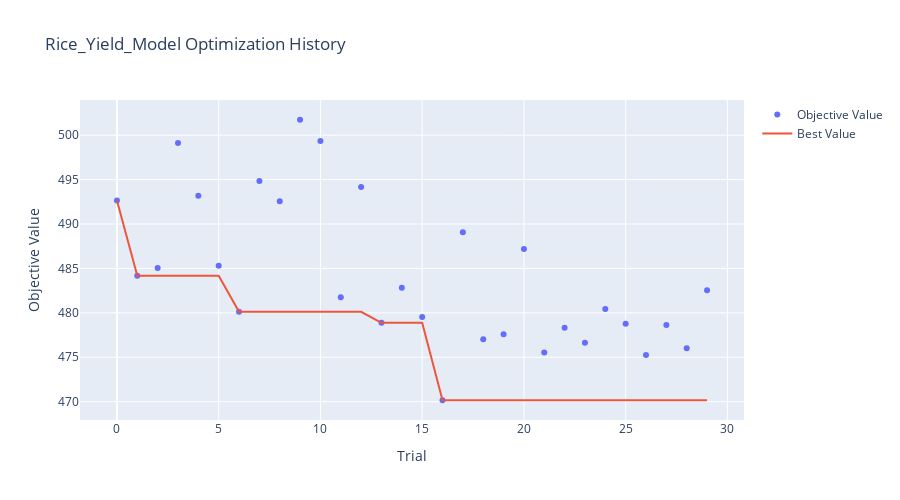
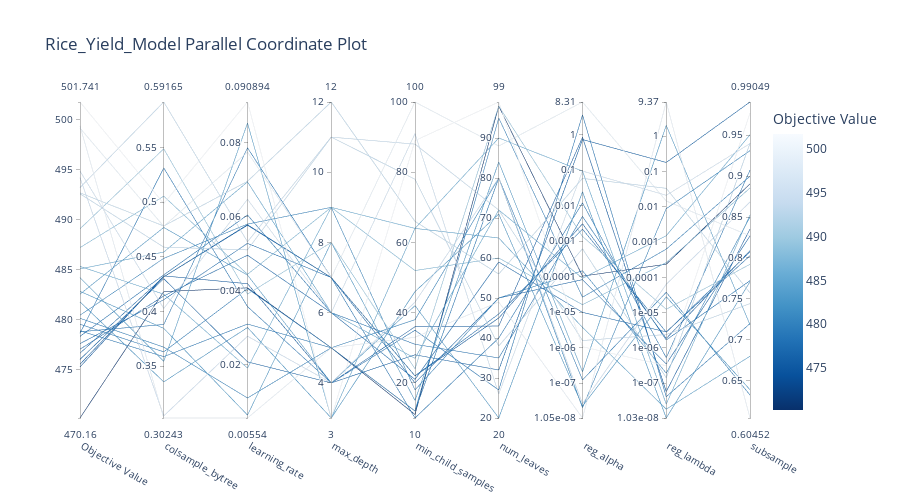
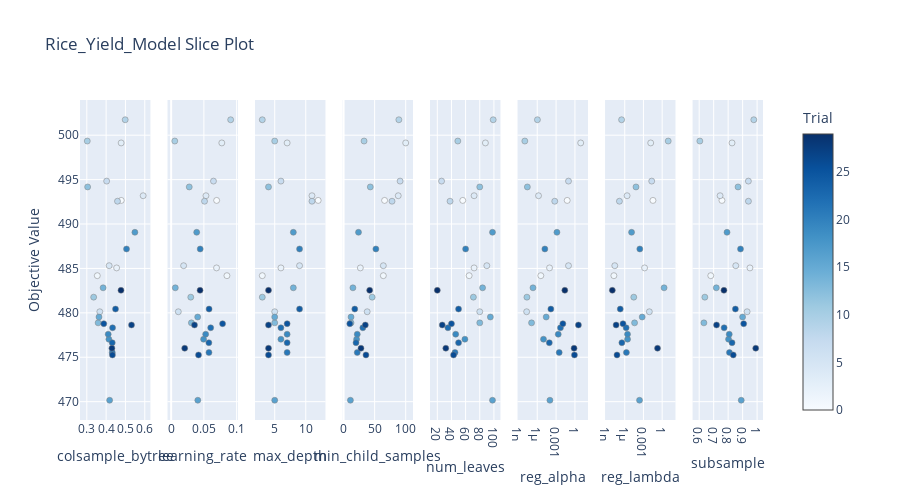
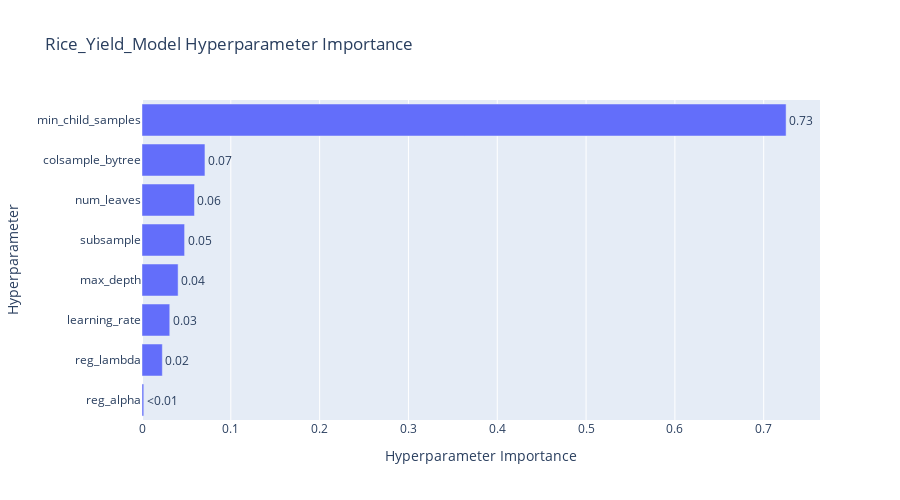

The notebook cell saved with these charts, in order:
### Markdown cell above
### 6. Optuna Visualization
Visualizing the tuning process to understand parameter importance and convergence.

### Code cell
# --- OPTUNA VISUALIZATIONS ---
name = "Rice_Yield_Model"

# 1. Optimization History
fig = plot_optimization_history(study)
fig.update_layout(title=f'{name} Optimization History', width=900, height=500)
# fig.write_image(f'optuna_{name}_history.png') # Optional save
fig.show()

# 2. Parallel Coordinate (Hyperparameter Relationships)
fig = plot_parallel_coordinate(study)
fig.update_layout(title=f'{name} Parallel Coordinate Plot', width=900, height=500)
# fig.write_image(f'optuna_{name}_parallel_coordinate.png')
fig.show()

# 3. Slice Plot (Individual Parameter impact)
fig = plot_slice(study)
fig.update_layout(title=f'{name} Slice Plot', width=900, height=500)
# fig.write_image(f'optuna_{name}_slice.png')
fig.show()

# 4. Parameter Importance
try:
    fig = plot_param_importances(study)
    fig.update_layout(title=f'{name} Hyperparameter Importance', width=900, height=500)
    # fig.write_image(f'optuna_{name}_param_importance.png')
    fig.show()
except (ValueError, RuntimeError) as e:
    print(f'Could not plot parameter importance: {e}')

### Figure 1 — Plotly figure (JSON) as saved in the notebook; plotly's stock layout.template omitted (floating-point values rounded to 4 significant figures)
{"data": [{"mode": "markers", "name": "Objective Value", "type": "scatter", "x": [0, 1, 2, 3, 4, 5, 6, 7, 8, 9, 10, 11, 12, 13, 14, 15, 16, 17, 18, 19, 20, 21, 22, 23, 24, 25, 26, 27, 28, 29], "y": [492.7, 484.2, 485.1, 499.1, 493.2, 485.3, 480.1, 494.8, 492.6, 501.7, 499.3, 481.8, 494.2, 478.9, 482.8, 479.5, 470.2, 489.1, 477.0, 477.6, 487.2, 475.5, 478.3, 476.6, 480.4, 478.8, 475.3, 478.6, 476.0, 482.5]}, {"mode": "lines", "name": "Best Value", "type": "scatter", "x": [0, 1, 2, 3, 4, 5, 6, 7, 8, 9, 10, 11, 12, 13, 14, 15, 16, 17, 18, 19, 20, 21, 22, 23, 24, 25, 26, 27, 28, 29], "y": [492.7, 484.2, 484.2, 484.2, 484.2, 484.2, 480.1, 480.1, 480.1, 480.1, 480.1, 480.1, 480.1, 478.9, 478.9, 478.9, 470.2, 470.2, 470.2, 470.2, 470.2, 470.2, 470.2, 470.2, 470.2, 470.2, 470.2, 470.2, 470.2, 470.2]}, {"marker": {"color": "#cccccc"}, "mode": "markers", "name": "Infeasible Trial", "showlegend": false, "type": "scatter", "x": [], "y": []}], "layout": {"height": 500, "title": {"text": "Rice_Yield_Model Optimization History"}, "width": 900, "xaxis": {"title": {"text": "Trial"}}, "yaxis": {"title": {"text": "Objective Value"}}}}

### Figure 2 — Plotly figure (JSON) as saved in the notebook; plotly's stock layout.template omitted (floating-point values rounded to 4 significant figures)
{"data": [{"dimensions": [{"label": "Objective Value", "range": [470.2, 501.7], "values": [492.7, 484.2, 485.1, 499.1, 493.2, 485.3, 480.1, 494.8, 492.6, 501.7, 499.3, 481.8, 494.2, 478.9, 482.8, 479.5, 470.2, 489.1, 477.0, 477.6, 487.2, 475.5, 478.3, 476.6, 480.4, 478.8, 475.3, 478.6, 476.0, 482.5]}, {"label": "colsample_bytree", "range": [0.3024, 0.5916], "values": [0.4782, 0.3543, 0.4543, 0.4779, 0.5916, 0.4157, 0.3673, 0.4027, 0.4588, 0.4987, 0.3024, 0.3355, 0.3043, 0.3586, 0.3844, 0.363, 0.4181, 0.5488, 0.4142, 0.4107, 0.5054, 0.4316, 0.4334, 0.4316, 0.4485, 0.388, 0.4325, 0.5313, 0.43, 0.4768]}, {"label": "learning_rate", "range": [0.00554, 0.09089], "values": [0.06948, 0.08519, 0.06932, 0.07736, 0.05314, 0.01902, 0.01095, 0.06462, 0.05096, 0.09089, 0.00554, 0.02998, 0.02763, 0.03092, 0.006335, 0.04049, 0.04069, 0.03901, 0.0495, 0.05272, 0.04435, 0.05774, 0.06037, 0.0576, 0.05792, 0.07853, 0.04181, 0.03562, 0.0207, 0.04414]}, {"label": "max_depth", "range": [3, 12], "values": [12, 3, 6, 7, 11, 9, 5, 6, 11, 3, 5, 3, 4, 5, 8, 5, 5, 8, 6, 7, 9, 7, 6, 7, 9, 7, 4, 4, 4, 4]}, {"label": "min_child_samples", "range": [10, 100], "values": [66, 64, 27, 100, 88, 64, 38, 91, 78, 89, 33, 46, 43, 12, 15, 12, 11, 24, 21, 22, 52, 22, 31, 20, 18, 10, 36, 35, 28, 42]}, {"label": "num_leaves", "range": [20, 99], "values": [56, 65, 72, 88, 72, 90, 80, 26, 38, 99, 49, 71, 80, 80, 84, 95, 98, 98, 59, 46, 60, 45, 35, 50, 50, 40, 43, 27, 32, 20]}, {"label": "reg_alpha", "range": [-7.979, 0.9197], "ticktext": ["1.05e-08", "1e-07", "1e-06", "1e-05", "0.0001", "0.001", "0.01", "0.1", "1", "8.31"], "tickvals": [-7.979, -7, -6, -5, -4, -3, -2, -1, 0, 0.9197], "values": [-1.231, -5.428, -4.044, 0.9197, -5.797, -1.026, -7.688, -1.025, -3.213, -5.973, -7.979, -7.646, -7.577, -6.906, -6.677, -4.577, -3.984, -2.867, -5.005, -2.66, -4.788, -2.509, -2.303, -4.082, -3.833, -1.922, -0.07422, 0.5553, -0.1372, -1.61]}, {"label": "reg_lambda", "range": [-7.989, 0.9719], "ticktext": ["1.03e-08", "1e-07", "1e-06", "1e-05", "0.0001", "0.001", "0.01", "0.1", "1", "9.37"], "tickvals": [-7.989, -7, -6, -5, -4, -3, -2, -1, 0, 0.9719], "values": [-1.475, -7.737, -2.82, -1.834, -5.622, -7.595, -2.053, -1.674, -6.849, -6.505, 0.9719, -4.55, -4.197, -4.423, 0.3094, -3.2, -3.628, -4.905, -5.547, -5.556, -3.582, -5.733, -5.776, -6.457, -6.717, -6.279, -7.24, -7.384, -0.7426, -7.989]}, {"label": "subsample", "range": [0.6045, 0.9905], "values": [0.7574, 0.68, 0.9504, 0.8269, 0.7442, 0.8527, 0.931, 0.9397, 0.9401, 0.9771, 0.6045, 0.639, 0.8684, 0.6326, 0.7184, 0.8998, 0.8905, 0.7923, 0.8028, 0.8074, 0.8855, 0.8089, 0.7722, 0.8269, 0.8501, 0.9073, 0.8353, 0.7198, 0.9905, 0.771]}], "labelangle": 30, "labelside": "bottom", "line": {"color": [492.7, 484.2, 485.1, 499.1, 493.2, 485.3, 480.1, 494.8, 492.6, 501.7, 499.3, 481.8, 494.2, 478.9, 482.8, 479.5, 470.2, 489.1, 477.0, 477.6, 487.2, 475.5, 478.3, 476.6, 480.4, 478.8, 475.3, 478.6, 476.0, 482.5], "colorbar": {"title": {"text": "Objective Value"}}, "colorscale": [[0, "rgb(247,251,255)"], [0.125, "rgb(222,235,247)"], [0.25, "rgb(198,219,239)"], [0.375, "rgb(158,202,225)"], [0.5, "rgb(107,174,214)"], [0.625, "rgb(66,146,198)"], [0.75, "rgb(33,113,181)"], [0.875, "rgb(8,81,156)"], [1, "rgb(8,48,107)"]], "reversescale": true, "showscale": true}, "type": "parcoords"}], "layout": {"height": 500, "title": {"text": "Rice_Yield_Model Parallel Coordinate Plot"}, "width": 900}}

### Figure 3 — Plotly figure (JSON) as saved in the notebook; plotly's stock layout.template omitted (floating-point values rounded to 4 significant figures)
{"data": [{"marker": {"color": [0, 1, 2, 3, 4, 5, 6, 7, 8, 9, 10, 11, 12, 13, 14, 15, 16, 17, 18, 19, 20, 21, 22, 23, 24, 25, 26, 27, 28, 29], "colorbar": {"title": {"text": "Trial"}, "x": 1, "xpad": 40}, "colorscale": [[0, "rgb(247,251,255)"], [0.125, "rgb(222,235,247)"], [0.25, "rgb(198,219,239)"], [0.375, "rgb(158,202,225)"], [0.5, "rgb(107,174,214)"], [0.625, "rgb(66,146,198)"], [0.75, "rgb(33,113,181)"], [0.875, "rgb(8,81,156)"], [1, "rgb(8,48,107)"]], "line": {"color": "Grey", "width": 0.5}, "showscale": true}, "mode": "markers", "name": "Feasible Trial", "showlegend": false, "type": "scatter", "x": [0.4782, 0.3543, 0.4543, 0.4779, 0.5916, 0.4157, 0.3673, 0.4027, 0.4588, 0.4987, 0.3024, 0.3355, 0.3043, 0.3586, 0.3844, 0.363, 0.4181, 0.5488, 0.4142, 0.4107, 0.5054, 0.4316, 0.4334, 0.4316, 0.4485, 0.388, 0.4325, 0.5313, 0.43, 0.4768], "xaxis": "x", "y": [492.7, 484.2, 485.1, 499.1, 493.2, 485.3, 480.1, 494.8, 492.6, 501.7, 499.3, 481.8, 494.2, 478.9, 482.8, 479.5, 470.2, 489.1, 477.0, 477.6, 487.2, 475.5, 478.3, 476.6, 480.4, 478.8, 475.3, 478.6, 476.0, 482.5], "yaxis": "y"}, {"marker": {"color": [0, 1, 2, 3, 4, 5, 6, 7, 8, 9, 10, 11, 12, 13, 14, 15, 16, 17, 18, 19, 20, 21, 22, 23, 24, 25, 26, 27, 28, 29], "colorbar": {"title": {"text": "Trial"}, "x": 1, "xpad": 40}, "colorscale": [[0, "rgb(247,251,255)"], [0.125, "rgb(222,235,247)"], [0.25, "rgb(198,219,239)"], [0.375, "rgb(158,202,225)"], [0.5, "rgb(107,174,214)"], [0.625, "rgb(66,146,198)"], [0.75, "rgb(33,113,181)"], [0.875, "rgb(8,81,156)"], [1, "rgb(8,48,107)"]], "line": {"color": "Grey", "width": 0.5}, "showscale": false}, "mode": "markers", "name": "Feasible Trial", "showlegend": false, "type": "scatter", "x": [0.06948, 0.08519, 0.06932, 0.07736, 0.05314, 0.01902, 0.01095, 0.06462, 0.05096, 0.09089, 0.00554, 0.02998, 0.02763, 0.03092, 0.006335, 0.04049, 0.04069, 0.03901, 0.0495, 0.05272, 0.04435, 0.05774, 0.06037, 0.0576, 0.05792, 0.07853, 0.04181, 0.03562, 0.0207, 0.04414], "xaxis": "x2", "y": [492.7, 484.2, 485.1, 499.1, 493.2, 485.3, 480.1, 494.8, 492.6, 501.7, 499.3, 481.8, 494.2, 478.9, 482.8, 479.5, 470.2, 489.1, 477.0, 477.6, 487.2, 475.5, 478.3, 476.6, 480.4, 478.8, 475.3, 478.6, 476.0, 482.5], "yaxis": "y2"}, {"marker": {"color": [0, 1, 2, 3, 4, 5, 6, 7, 8, 9, 10, 11, 12, 13, 14, 15, 16, 17, 18, 19, 20, 21, 22, 23, 24, 25, 26, 27, 28, 29], "colorbar": {"title": {"text": "Trial"}, "x": 1, "xpad": 40}, "colorscale": [[0, "rgb(247,251,255)"], [0.125, "rgb(222,235,247)"], [0.25, "rgb(198,219,239)"], [0.375, "rgb(158,202,225)"], [0.5, "rgb(107,174,214)"], [0.625, "rgb(66,146,198)"], [0.75, "rgb(33,113,181)"], [0.875, "rgb(8,81,156)"], [1, "rgb(8,48,107)"]], "line": {"color": "Grey", "width": 0.5}, "showscale": false}, "mode": "markers", "name": "Feasible Trial", "showlegend": false, "type": "scatter", "x": [12, 3, 6, 7, 11, 9, 5, 6, 11, 3, 5, 3, 4, 5, 8, 5, 5, 8, 6, 7, 9, 7, 6, 7, 9, 7, 4, 4, 4, 4], "xaxis": "x3", "y": [492.7, 484.2, 485.1, 499.1, 493.2, 485.3, 480.1, 494.8, 492.6, 501.7, 499.3, 481.8, 494.2, 478.9, 482.8, 479.5, 470.2, 489.1, 477.0, 477.6, 487.2, 475.5, 478.3, 476.6, 480.4, 478.8, 475.3, 478.6, 476.0, 482.5], "yaxis": "y3"}, {"marker": {"color": [0, 1, 2, 3, 4, 5, 6, 7, 8, 9, 10, 11, 12, 13, 14, 15, 16, 17, 18, 19, 20, 21, 22, 23, 24, 25, 26, 27, 28, 29], "colorbar": {"title": {"text": "Trial"}, "x": 1, "xpad": 40}, "colorscale": [[0, "rgb(247,251,255)"], [0.125, "rgb(222,235,247)"], [0.25, "rgb(198,219,239)"], [0.375, "rgb(158,202,225)"], [0.5, "rgb(107,174,214)"], [0.625, "rgb(66,146,198)"], [0.75, "rgb(33,113,181)"], [0.875, "rgb(8,81,156)"], [1, "rgb(8,48,107)"]], "line": {"color": "Grey", "width": 0.5}, "showscale": false}, "mode": "markers", "name": "Feasible Trial", "showlegend": false, "type": "scatter", "x": [66, 64, 27, 100, 88, 64, 38, 91, 78, 89, 33, 46, 43, 12, 15, 12, 11, 24, 21, 22, 52, 22, 31, 20, 18, 10, 36, 35, 28, 42], "xaxis": "x4", "y": [492.7, 484.2, 485.1, 499.1, 493.2, 485.3, 480.1, 494.8, 492.6, 501.7, 499.3, 481.8, 494.2, 478.9, 482.8, 479.5, 470.2, 489.1, 477.0, 477.6, 487.2, 475.5, 478.3, 476.6, 480.4, 478.8, 475.3, 478.6, 476.0, 482.5], "yaxis": "y4"}, {"marker": {"color": [0, 1, 2, 3, 4, 5, 6, 7, 8, 9, 10, 11, 12, 13, 14, 15, 16, 17, 18, 19, 20, 21, 22, 23, 24, 25, 26, 27, 28, 29], "colorbar": {"title": {"text": "Trial"}, "x": 1, "xpad": 40}, "colorscale": [[0, "rgb(247,251,255)"], [0.125, "rgb(222,235,247)"], [0.25, "rgb(198,219,239)"], [0.375, "rgb(158,202,225)"], [0.5, "rgb(107,174,214)"], [0.625, "rgb(66,146,198)"], [0.75, "rgb(33,113,181)"], [0.875, "rgb(8,81,156)"], [1, "rgb(8,48,107)"]], "line": {"color": "Grey", "width": 0.5}, "showscale": false}, "mode": "markers", "name": "Feasible Trial", "showlegend": false, "type": "scatter", "x": [56, 65, 72, 88, 72, 90, 80, 26, 38, 99, 49, 71, 80, 80, 84, 95, 98, 98, 59, 46, 60, 45, 35, 50, 50, 40, 43, 27, 32, 20], "xaxis": "x5", "y": [492.7, 484.2, 485.1, 499.1, 493.2, 485.3, 480.1, 494.8, 492.6, 501.7, 499.3, 481.8, 494.2, 478.9, 482.8, 479.5, 470.2, 489.1, 477.0, 477.6, 487.2, 475.5, 478.3, 476.6, 480.4, 478.8, 475.3, 478.6, 476.0, 482.5], "yaxis": "y5"}, {"marker": {"color": [0, 1, 2, 3, 4, 5, 6, 7, 8, 9, 10, 11, 12, 13, 14, 15, 16, 17, 18, 19, 20, 21, 22, 23, 24, 25, 26, 27, 28, 29], "colorbar": {"title": {"text": "Trial"}, "x": 1, "xpad": 40}, "colorscale": [[0, "rgb(247,251,255)"], [0.125, "rgb(222,235,247)"], [0.25, "rgb(198,219,239)"], [0.375, "rgb(158,202,225)"], [0.5, "rgb(107,174,214)"], [0.625, "rgb(66,146,198)"], [0.75, "rgb(33,113,181)"], [0.875, "rgb(8,81,156)"], [1, "rgb(8,48,107)"]], "line": {"color": "Grey", "width": 0.5}, "showscale": false}, "mode": "markers", "name": "Feasible Trial", "showlegend": false, "type": "scatter", "x": [0.05871, 3.728e-06, 9.039e-05, 8.312, 1.596e-06, 0.09414, 2.05e-08, 0.09437, 0.0006125, 1.064e-06, 1.049e-08, 2.261e-08, 2.648e-08, 1.24e-07, 2.103e-07, 2.651e-05, 0.0001037, 0.001358, 9.891e-06, 0.002187, 1.629e-05, 0.003094, 0.004974, 8.277e-05, 0.0001468, 0.01196, 0.8429, 3.592, 0.7291, 0.02453], "xaxis": "x6", "y": [492.7, 484.2, 485.1, 499.1, 493.2, 485.3, 480.1, 494.8, 492.6, 501.7, 499.3, 481.8, 494.2, 478.9, 482.8, 479.5, 470.2, 489.1, 477.0, 477.6, 487.2, 475.5, 478.3, 476.6, 480.4, 478.8, 475.3, 478.6, 476.0, 482.5], "yaxis": "y6"}, {"marker": {"color": [0, 1, 2, 3, 4, 5, 6, 7, 8, 9, 10, 11, 12, 13, 14, 15, 16, 17, 18, 19, 20, 21, 22, 23, 24, 25, 26, 27, 28, 29], "colorbar": {"title": {"text": "Trial"}, "x": 1, "xpad": 40}, "colorscale": [[0, "rgb(247,251,255)"], [0.125, "rgb(222,235,247)"], [0.25, "rgb(198,219,239)"], [0.375, "rgb(158,202,225)"], [0.5, "rgb(107,174,214)"], [0.625, "rgb(66,146,198)"], [0.75, "rgb(33,113,181)"], [0.875, "rgb(8,81,156)"], [1, "rgb(8,48,107)"]], "line": {"color": "Grey", "width": 0.5}, "showscale": false}, "mode": "markers", "name": "Feasible Trial", "showlegend": false, "type": "scatter", "x": [0.03347, 1.831e-08, 0.001514, 0.01465, 2.387e-06, 2.541e-08, 0.008851, 0.02121, 1.417e-07, 3.126e-07, 9.374, 2.817e-05, 6.35e-05, 3.775e-05, 2.039, 0.0006313, 0.0002353, 1.245e-05, 2.838e-06, 2.783e-06, 0.0002615, 1.849e-06, 1.676e-06, 3.489e-07, 1.918e-07, 5.256e-07, 5.756e-08, 4.132e-08, 0.1809, 1.026e-08], "xaxis": "x7", "y": [492.7, 484.2, 485.1, 499.1, 493.2, 485.3, 480.1, 494.8, 492.6, 501.7, 499.3, 481.8, 494.2, 478.9, 482.8, 479.5, 470.2, 489.1, 477.0, 477.6, 487.2, 475.5, 478.3, 476.6, 480.4, 478.8, 475.3, 478.6, 476.0, 482.5], "yaxis": "y7"}, {"marker": {"color": [0, 1, 2, 3, 4, 5, 6, 7, 8, 9, 10, 11, 12, 13, 14, 15, 16, 17, 18, 19, 20, 21, 22, 23, 24, 25, 26, 27, 28, 29], "colorbar": {"title": {"text": "Trial"}, "x": 1, "xpad": 40}, "colorscale": [[0, "rgb(247,251,255)"], [0.125, "rgb(222,235,247)"], [0.25, "rgb(198,219,239)"], [0.375, "rgb(158,202,225)"], [0.5, "rgb(107,174,214)"], [0.625, "rgb(66,146,198)"], [0.75, "rgb(33,113,181)"], [0.875, "rgb(8,81,156)"], [1, "rgb(8,48,107)"]], "line": {"color": "Grey", "width": 0.5}, "showscale": false}, "mode": "markers", "name": "Feasible Trial", "showlegend": false, "type": "scatter", "x": [0.7574, 0.68, 0.9504, 0.8269, 0.7442, 0.8527, 0.931, 0.9397, 0.9401, 0.9771, 0.6045, 0.639, 0.8684, 0.6326, 0.7184, 0.8998, 0.8905, 0.7923, 0.8028, 0.8074, 0.8855, 0.8089, 0.7722, 0.8269, 0.8501, 0.9073, 0.8353, 0.7198, 0.9905, 0.771], "xaxis": "x8", "y": [492.7, 484.2, 485.1, 499.1, 493.2, 485.3, 480.1, 494.8, 492.6, 501.7, 499.3, 481.8, 494.2, 478.9, 482.8, 479.5, 470.2, 489.1, 477.0, 477.6, 487.2, 475.5, 478.3, 476.6, 480.4, 478.8, 475.3, 478.6, 476.0, 482.5], "yaxis": "y8"}], "layout": {"height": 500, "title": {"text": "Rice_Yield_Model Slice Plot"}, "width": 900, "xaxis": {"anchor": "y", "domain": [0, 0.1031], "title": {"text": "colsample_bytree"}}, "xaxis2": {"anchor": "y2", "domain": [0.1281, 0.2312], "title": {"text": "learning_rate"}}, "xaxis3": {"anchor": "y3", "domain": [0.2562, 0.3594], "title": {"text": "max_depth"}}, "xaxis4": {"anchor": "y4", "domain": [0.3844, 0.4875], "title": {"text": "min_child_samples"}}, "xaxis5": {"anchor": "y5", "domain": [0.5125, 0.6156], "title": {"text": "num_leaves"}}, "xaxis6": {"anchor": "y6", "domain": [0.6406, 0.7438], "title": {"text": "reg_alpha"}, "type": "log"}, "xaxis7": {"anchor": "y7", "domain": [0.7687, 0.8719], "title": {"text": "reg_lambda"}, "type": "log"}, "xaxis8": {"anchor": "y8", "domain": [0.8969, 1], "title": {"text": "subsample"}}, "yaxis": {"anchor": "x", "domain": [0, 1], "title": {"text": "Objective Value"}}, "yaxis2": {"anchor": "x2", "domain": [0, 1], "matches": "y", "showticklabels": false}, "yaxis3": {"anchor": "x3", "domain": [0, 1], "matches": "y", "showticklabels": false}, "yaxis4": {"anchor": "x4", "domain": [0, 1], "matches": "y", "showticklabels": false}, "yaxis5": {"anchor": "x5", "domain": [0, 1], "matches": "y", "showticklabels": false}, "yaxis6": {"anchor": "x6", "domain": [0, 1], "matches": "y", "showticklabels": false}, "yaxis7": {"anchor": "x7", "domain": [0, 1], "matches": "y", "showticklabels": false}, "yaxis8": {"anchor": "x8", "domain": [0, 1], "matches": "y", "showticklabels": false}}}

### Figure 4 — Plotly figure (JSON) as saved in the notebook; plotly's stock layout.template omitted (floating-point values rounded to 4 significant figures)
{"data": [{"cliponaxis": false, "hovertemplate": ["reg_alpha (FloatDistribution): 0.001989539345616685<extra></extra>", "reg_lambda (FloatDistribution): 0.022907118704902113<extra></extra>", "learning_rate (FloatDistribution): 0.031260345911270596<extra></extra>", "max_depth (IntDistribution): 0.040654851859027216<extra></extra>", "subsample (FloatDistribution): 0.04796712265717151<extra></extra>", "num_leaves (IntDistribution): 0.05910655497454099<extra></extra>", "colsample_bytree (FloatDistribution): 0.07088378150936786<extra></extra>", "min_child_samples (IntDistribution): 0.725230685038103<extra></extra>"], "name": "Objective Value", "orientation": "h", "text": ["<0.01", "0.02", "0.03", "0.04", "0.05", "0.06", "0.07", "0.73"], "textposition": "outside", "type": "bar", "x": [0.00199, 0.02291, 0.03126, 0.04065, 0.04797, 0.05911, 0.07088, 0.7252], "y": ["reg_alpha", "reg_lambda", "learning_rate", "max_depth", "subsample", "num_leaves", "colsample_bytree", "min_child_samples"]}], "layout": {"height": 500, "title": {"text": "Rice_Yield_Model Hyperparameter Importance"}, "width": 900, "xaxis": {"title": {"text": "Hyperparameter Importance"}}, "yaxis": {"title": {"text": "Hyperparameter"}}}}
